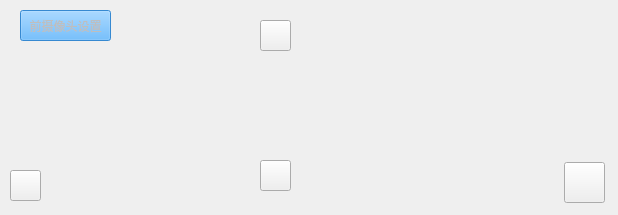
<?xml version="1.0" encoding="UTF-8"?>
<ui version="4.0">
 <class>Front_camera_setting</class>
 <widget class="QDialog" name="Front_camera_setting">
  <property name="geometry">
   <rect>
    <x>0</x>
    <y>0</y>
    <width>618</width>
    <height>215</height>
   </rect>
  </property>
  <property name="windowTitle">
   <string>Dialog</string>
  </property>
  <widget class="QPushButton" name="pushButton">
   <property name="enabled">
    <bool>false</bool>
   </property>
   <property name="geometry">
    <rect>
     <x>20</x>
     <y>10</y>
     <width>91</width>
     <height>31</height>
    </rect>
   </property>
   <property name="styleSheet">
    <string notr="true">background-color:
rgb(66, 167, 255)</string>
   </property>
   <property name="text">
    <string>前摄像头设置</string>
   </property>
  </widget>
  <widget class="QPushButton" name="returnButton">
   <property name="geometry">
    <rect>
     <x>10</x>
     <y>170</y>
     <width>31</width>
     <height>31</height>
    </rect>
   </property>
   <property name="styleSheet">
    <string notr="true">background-image:url(:/image/image/return.png)</string>
   </property>
   <property name="text">
    <string/>
   </property>
  </widget>
  <widget class="QPushButton" name="sureButton">
   <property name="geometry">
    <rect>
     <x>564</x>
     <y>162</y>
     <width>41</width>
     <height>41</height>
    </rect>
   </property>
   <property name="text">
    <string/>
   </property>
  </widget>
  <widget class="QPushButton" name="upperButton">
   <property name="geometry">
    <rect>
     <x>260</x>
     <y>20</y>
     <width>31</width>
     <height>31</height>
    </rect>
   </property>
   <property name="text">
    <string/>
   </property>
  </widget>
  <widget class="QPushButton" name="downButton">
   <property name="geometry">
    <rect>
     <x>260</x>
     <y>160</y>
     <width>31</width>
     <height>31</height>
    </rect>
   </property>
   <property name="text">
    <string/>
   </property>
  </widget>
 </widget>
 <resources/>
 <connections/>
</ui>
